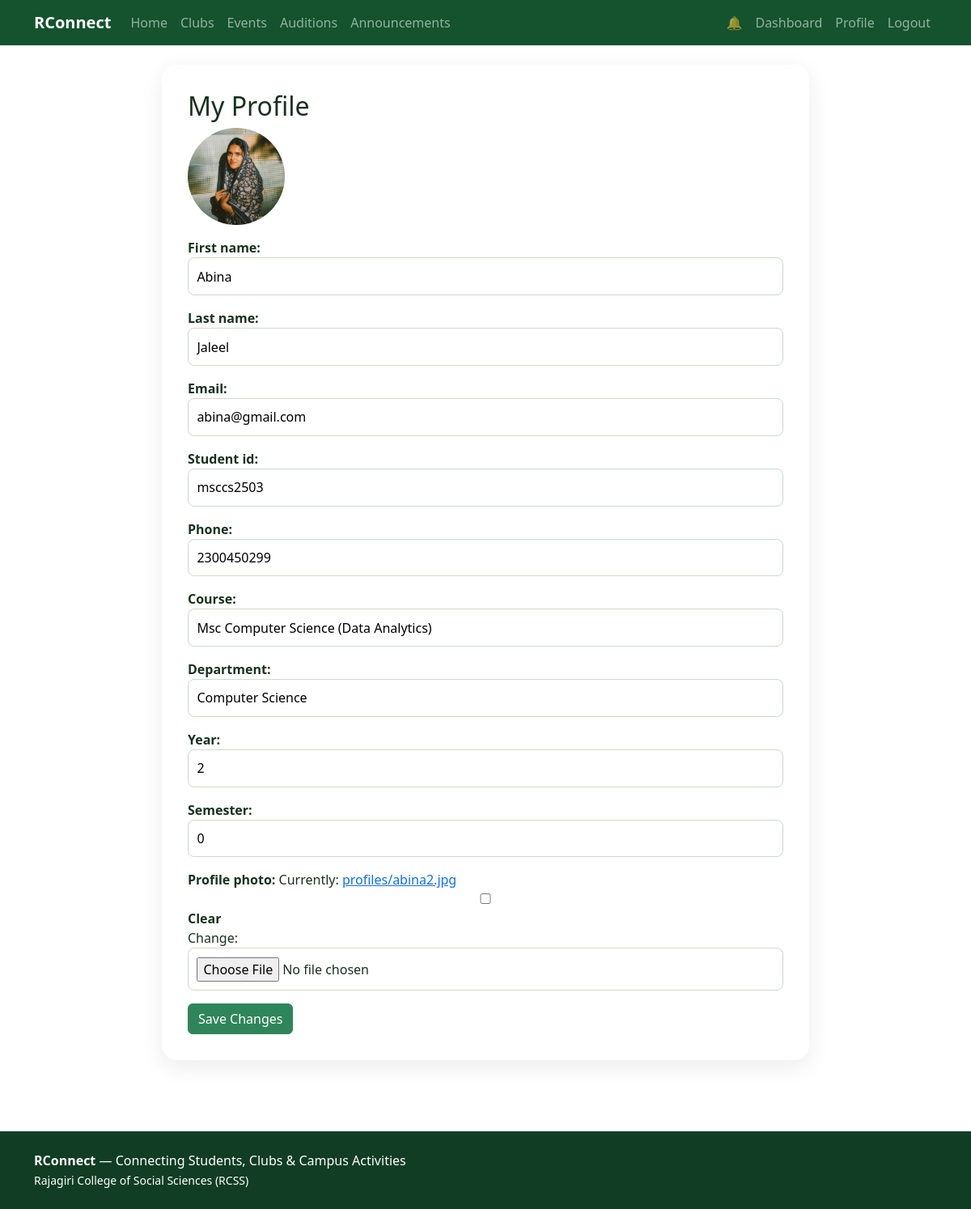
The page /accounts/profile/ (signed in) on the database its author committed.
### accounts/models.py (models this page shows, shortened)
class User(AbstractUser):
    class Roles(models.TextChoices):
        STUDENT = "STUDENT", "Student"
        CLUB_ADMIN = "CLUB_ADMIN", "Club Admin"
        UNION_ADMIN = "UNION_ADMIN", "Union Admin"
        SUPER_ADMIN = "SUPER_ADMIN", "Super Admin"
    email = models.EmailField(unique=True)
    role = models.CharField(max_length=20, choices=Roles.choices, default=Roles.STUDENT)
    student_id = models.CharField(max_length=50, unique=True, null=True, blank=True)
    phone = models.CharField(max_length=20, blank=True)
    course = models.CharField(max_length=100, blank=True)
    department = models.CharField(max_length=100, blank=True)
    year = models.PositiveIntegerField(null=True, blank=True)
    semester = models.PositiveIntegerField(null=True, blank=True)
    profile_photo = models.ImageField(upload_to="profiles/", blank=True, null=True)

### accounts/views.py (the view)
# urls.py: path("profile/", views.profile, name="profile"),
@login_required
def profile(request):
    form = ProfileForm(request.POST or None, request.FILES or None, instance=request.user)
    if request.method == "POST" and form.is_valid():
        form.save()
        messages.success(request, "Profile updated successfully.")
        return redirect("accounts:profile")
    return render(request, "accounts/profile.html", {"form": form})

### accounts/forms.py
class ProfileForm(forms.ModelForm):
    class Meta:
        model = User
        fields = ["first_name", "last_name", "email", "student_id", "phone", "course",
                  "department", "year", "semester", "profile_photo"]
        widgets = {"email": forms.EmailInput(attrs={"readonly": "readonly"})}

### core/context_processors.py (called while the page is built)
def notifications(request):
    if not request.user.is_authenticated:
        return {"unread_notification_count": 0}
    return {"unread_notification_count": request.user.notifications.filter(is_read=False).count()}

### templates/accounts/profile.html
{% extends "base.html" %}{% block title %}Profile{% endblock %}{% block content %}<div class="form-card mx-auto wide"><h2>My Profile</h2>{% if user.profile_photo %}<img class="profile-img mb-3" src="{{ user.profile_photo.url }}">{% endif %}<form method="post" enctype="multipart/form-data">{% csrf_token %}{{ form.as_p }}<button class="btn btn-success">Save Changes</button></form></div>{% endblock %}

### static/css/style.css (style rules this page uses)
:root { --green:#14532d;--green2:#2f855a;--light:#f3faf5 }
body { background:#fff;color:#17321f;font-family:system-ui,-apple-system,Segoe UI,Roboto,sans-serif }
.btn-success { background:var(--green2);border-color:var(--green2) }
.form-card { max-width:520px;background:#fff;padding:2rem;border-radius:18px;box-shadow:0 8px 28px rgba(0,0,0,.08) }
.form-card.wide { max-width:800px }
.form-card p { margin-bottom:1rem }
.form-card label { font-weight:600 }
.form-card input,.form-card select,.form-card textarea { width:100%;padding:.65rem;border:1px solid #ced9d0;border-radius:8px }
.profile-img { width:120px;height:120px;border-radius:50%;object-fit:cover }

### rows shown on the page
User: profile_photo (picture), first_name "Abina", last_name "Jaleel", email "abina@gmail.com", student_id "msccs2503", phone "2300450299", course "Msc Computer Science (Data Analytics)", department "Computer Science", year "2", semester "0"
